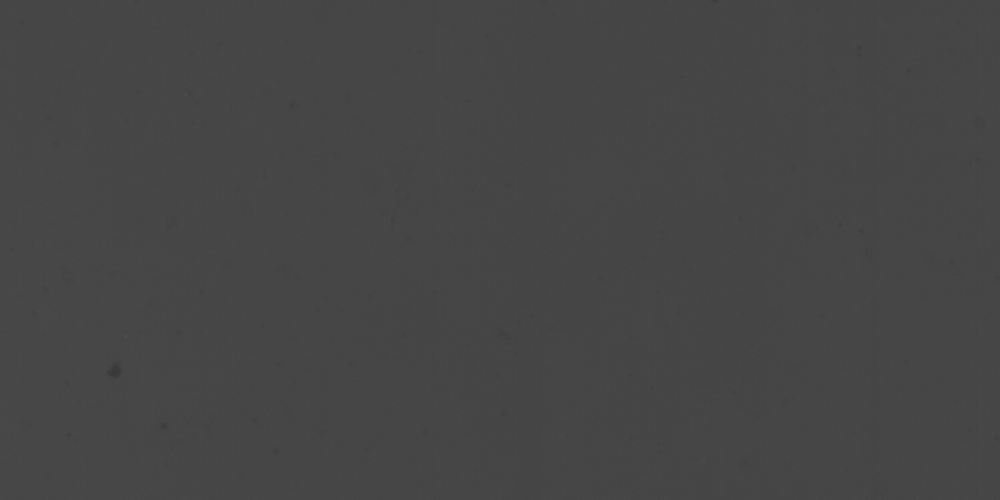
#> input picture Image/multi_thresh_0.tif, 3000 x 1500 px (shown at 1/3 size)
$ python -i test.py   (imports and definitions only)
#> lines starting #> are read from the running program, lines starting #| are printed output that depends on the picture; after the words box and inside, x2 and y2 are one past the last pixel; in counts of white or black regions, pixels touching at a corner belong together
### logger.py
"""
Function Name: logger.py
*
Description: Create a logger which can fully replace Python built-in function "print"
             See logging.setLoggerClass to design a customized logger
*
Argument: None
*
Parameters: None
*
Return: None
*
Edited by: [2020-10-22] [Bill Gao]
"""
import logging
import sys
import os
import csv
import traceback
import inspect

class LevelFilter(logging.Filter):
    def __init__(self, filter_name, default_level, except_level):
        """
        Function Name: __init__
        *
        Description: If Handler.addFilter is set, every raised log whose level is higher than Handler.setlevel
                     will be passed through filter.
        *
        Argument: None
        *
        Parameters:
                    default_level [int] -> should be Handler.setlevel
                    except_level  [int] -> this level should be higher than Handler.setlevel
                                           and would be ignore by LevelFilter
        *
        Return: None
        *
        Edited by: [2020-10-22] [Bill Gao]
        """
        super().__init__(filter_name)
        self.default_level = default_level
        self.except_level = except_level

    # [24 lines left out: function filter, not called in this run]

class Log:
    def __init__(self, name:str, stream_level="DEBUG", record_level="ERROR", record_path=""):
        """
        Function Name: __init__
        *
        Description: Log is created to replace the built-in function print in Python. Not only
                     it provides very useful information including when does the log happen,
                     happening in which file, or even happening in while subroutine in the file.
                     Also, it provides a extremely practical level system listed in below and
                     are weighted from left to right.
                                    [DEBUG, INFO, WARNING, ERROR, CRITICAL]
                     You can control which log to print and record by setting the stream_level
                     and the record_level.
        *
        Argument: None
        *
        Parameters:
                    name [str] -> name of the logger
                    stream_level [str] -> should be one of [DEBUG, INFO, WARNING, ERROR, CRITICAL]
                    record_level [str] -> should be one of [DEBUG, INFO, WARNING, ERROR, CRITICAL]
                    record_path [str] -> record path. Ex: "setting/log.csv"
        *
        Return: None
        *
        Edited by: [2020-10-23] [Bill Gao]
        """
        # verify type of name
        assert name != str, "name should be str!"

        # setting
        self.__logger = logging.Logger(str(name), level=logging.DEBUG)
        self.__stream_default_level = self.__levelCheck(stream_level)
        self.__record_only_level = 60
        self.__record_default_level = self.__levelCheck(record_level)
        self.__stream_only_level = 70
        self.__record_path_set = bool(record_path)


        # stream console setting
        stream_filter = LevelFilter(filter_name = "stream",
                                   default_level=self.__stream_default_level,
                                   except_level =self.__record_only_level)
        stream__formatter = logging.Formatter("\n[%(asctime)s], [%(filename)s], [%(error_file)s.%(error_func)s], [%(level_name)s], \n%(message)s",
                                       datefmt="%Y-%m-%d %H:%M:%S")
        stream_console = logging.StreamHandler()
        stream_console.addFilter(stream_filter)
        stream_console.setFormatter(stream__formatter)
        self.__logger.addHandler(stream_console)

        # record console setting
        if self.__record_path_set:
            self.__csvCreater(record_path)
            record_filter = LevelFilter(filter_name = "record",
                                    default_level=self.__record_default_level,
                                    except_level =self.__stream_only_level)
            record_formatter = logging.Formatter("[%(asctime)s], [%(filename)s], [%(error_file)s.%(error_func)s], [%(level_name)s], %(message)s",
                                        datefmt="%Y-%m-%d %H:%M:%S")
            record_console = logging.FileHandler(record_path)
            record_console.addFilter(record_filter)
            record_console.setFormatter(record_formatter)
            self.__logger.addHandler(record_console)


    # [22 lines left out: function __csvCreater, not called in this run]

    def __levelCheck(self, level):
        """
        Function Name: __levelCheck
        *
        Description: check whether input level fits the format and convert
                     its cooresponding integer
                     [DEBUG,INFO,WARNING,ERROR,CRITICAL] -> [10,20,30,40,50]
        *
        Argument: None
        *
        Parameters:
                    level [str] -> level of input log
        *
        Return:
                [int] -> level of input log
        *
        Edited by: [2020-10-23] [Bill Gao]
        """
#> further down, picture is the input picture: shape (1500, 3000); min 53, max 83, mean 70.2
        # verify the content of level
        if level.upper() == "DEBUG":
            output = logging.DEBUG
        elif level.upper() == "INFO":
            output = logging.INFO
        elif level.upper() == "WARNING":
            output = logging.WARNING
        elif level.upper() == "ERROR":
            output = logging.ERROR
        elif level.upper() == "CRITICAL":
            output = logging.CRITICAL
        else:
            raise ValueError(
                "loglevel should be one of DEBUG, INFO, WARNING, ERROR, CRITICAL.")
        return output

    # [60 lines left out: function show, not called in this run]

### test.py
import cv2
import numpy as np
import os
import tools
import time
from logger import Log

def otsu(input_image):
    """
        follow the formula from https://docs.opencv.org/3.4/d7/d4d/tutorial_py_thresholding.html
    """
    blur = cv2.GaussianBlur(input_image,(5,5),0)
    # find normalized_histogram, and its cumulative distribution function
    hist = cv2.calcHist([blur],[0],None,[256],[0,256])
#> hist = 256 values, max 2193442 at index 70, min 0 at index 0, mean 17578.1
    hist_norm = hist.ravel()/hist.sum()
#> hist_norm = 256 values, max 0.487 at index 70, min 0 at index 0, mean 0.00391

    # cumulative distribution function (CDF)
    Q = hist_norm.cumsum()
#> Q = 256 values from 0 to 1

    bins = np.arange(256)
    fn_min = np.inf
    thresh = -1
    for i in range(256):
        # probabilities
        p1, p2 = np.hsplit(hist_norm,[i])
        q1, q2 = Q[i],Q[255]-Q[i] # cum sum of classes

        # make sure it would not divide by zero
        if q1 < 1.e-6 or q2 < 1.e-6:
            continue

        # weights
        i1, i2 = np.hsplit(bins,[i])

        # finding means and variances
        mu1, mu2 = np.sum(p1*i1)/q1, np.sum(p2*i2)/q2
        var1, var2 = np.sum(((i1-mu1)**2)*p1)/q1, np.sum(((i2-mu2)**2)*p2)/q2

        # calculates the minimization function
        fn_tmp = var1*q1 + var2*q2
        if fn_tmp < fn_min:
            fn_min = fn_tmp
            thresh = i
#> this loop made 256 passes
#> (q1, mu1, mu2, var1, var2, fn_tmp, fn_min) on passes 58, 62: (1.49e-05, 0, 70.17, 0, 0.72, 0.72, 0.72), (0.000185, 47.97, 70.18, 96.06, 0.7, 0.718, 0.718)
#> q1 on passes 1, 18, 19, 20, 21, 22: 0, 0, 0, 0, 0, 0
#> after the loop, fn_min = 0.718; thresh = 61

    # find otsu's threshold value with Opencv2 function
    ret, otsu = cv2.threshold(blur,0,255,cv2.THRESH_BINARY+cv2.THRESH_OTSU)
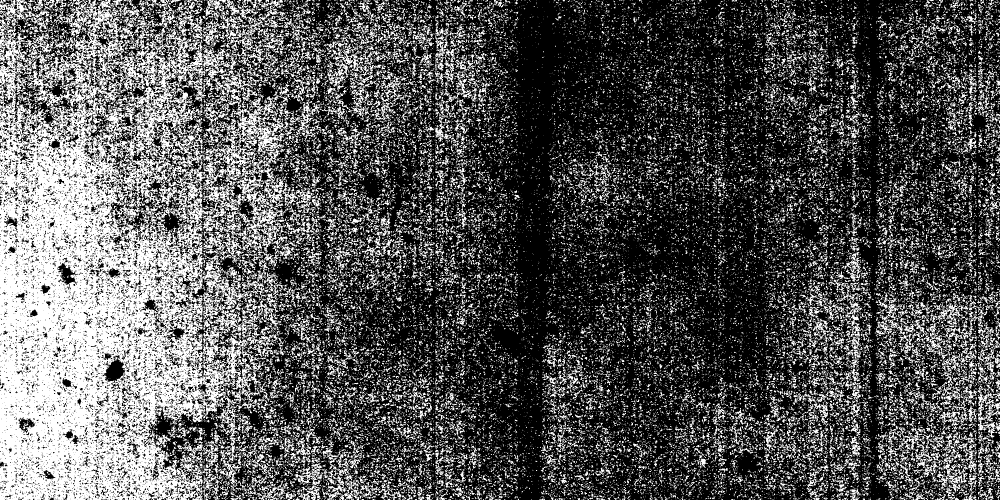
#> otsu: shape (1500, 3000) (shown at 1/3 size); 33.2% white; 38791 white regions (31232 under 20 px), largest, box (x1, y1, x2, y2) and area: (0, 0, 943, 1500) 716252, (609, 1187, 740, 1500) 7218, (609, 0, 748, 135) 5138
#> ret = 70
    # print( "manual otsu: {}, opencv otsu: {}".format(thresh,ret) )

    return thresh

# [58 lines left out: function otsu_revised, not called in this run]

logger = Log("Main", "info")
# [13 lines not run here, left out]

# [12 lines of commented-out code are left out]

>>> import cv2
>>> picture = cv2.imread('Image/multi_thresh_0.tif', cv2.IMREAD_GRAYSCALE)
>>> result = otsu(picture)
#> result = 61

$ run again, on Image/multi_thresh_4.tif
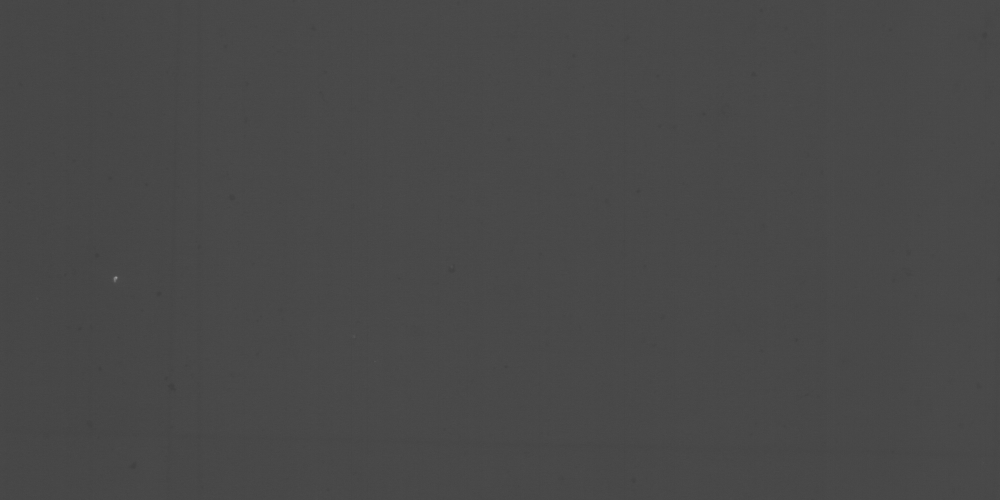
#> input picture Image/multi_thresh_4.tif, 3000 x 1500 px (shown at 1/3 size)
#> picture is the input picture: shape (1500, 3000); min 59, max 164, mean 72.5
#> hist = 256 values, max 1828018 at index 73, min 0 at index 0, mean 17578.1
#> hist_norm = 256 values, max 0.406 at index 73, min 0 at index 0, mean 0.00391
#> Q = 256 values from 0 to 1
#> the loop in otsu, `for i in range(256):` made 256 passes
#> (q1, q2, mu1, mu2, var1, var2, fn_tmp, fn_min) on passes 65, 78, 79, 80, 81, 82, 84, 85: (1.62e-05, 1, 0, 72.48, 0, 1.17, 1.17, 1.17), (1, 8.24e-05, 72.48, 110.4, 1.1, 827.3, 1.16, 1.16), (1, 7.1e-05, 72.48, 110.9, 1.1, 728.9, 1.15, 1.15), (1, 6.35e-05, 72.48, 110.2, 1.1, 603.4, 1.13, 1.13), (1, 5.77e-05, 72.48, 110.9, 1.1, 551.6, 1.13, 1.13), (1, 5.37e-05, 72.48, 110.5, 1.1, 483.7, 1.12, 1.12), (1, 4.55e-05, 72.48, 114.2, 1.1, 447.1, 1.12, 1.12), (1, 4.3e-05, 72.48, 114.7, 1.1, 408.4, 1.12, 1.12)
#> after the loop in otsu, `for i in range(256):`: fn_min = 1.11; thresh = 96
#> in otsu, `ret, otsu = cv2.threshold(blur,0,255,cv2.THRESH_BINARY+cv2.THRESH_OTSU)`:
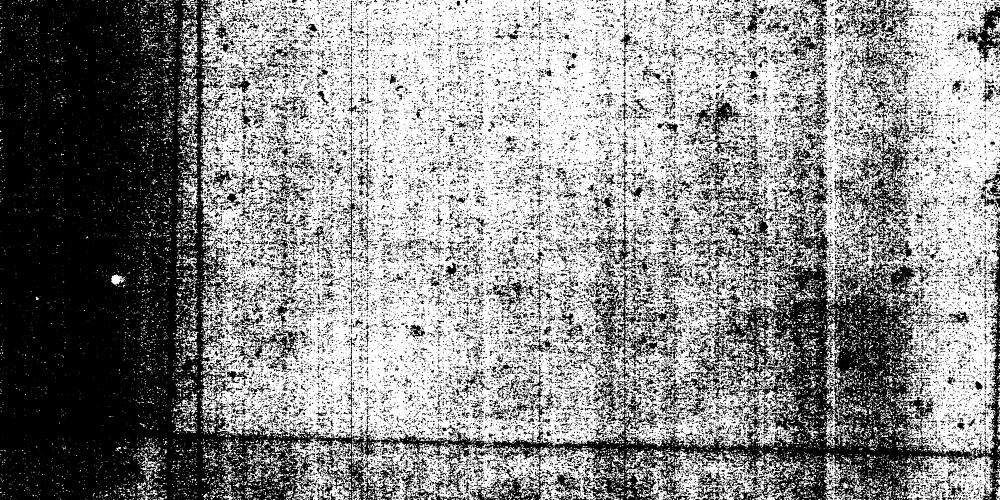
#> otsu: shape (1500, 3000) (shown at 1/3 size); 54.6% white; 31446 black regions (25214 under 20 px), largest, box (x1, y1, x2, y2) and area: (0, 0, 3000, 1500) 1276773, (2502, 368, 2740, 790) 26357, (1764, 817, 2049, 1095) 16389
#> ret = 72
#> result = 96

$ run again, on Image/multi_thresh_6.tif
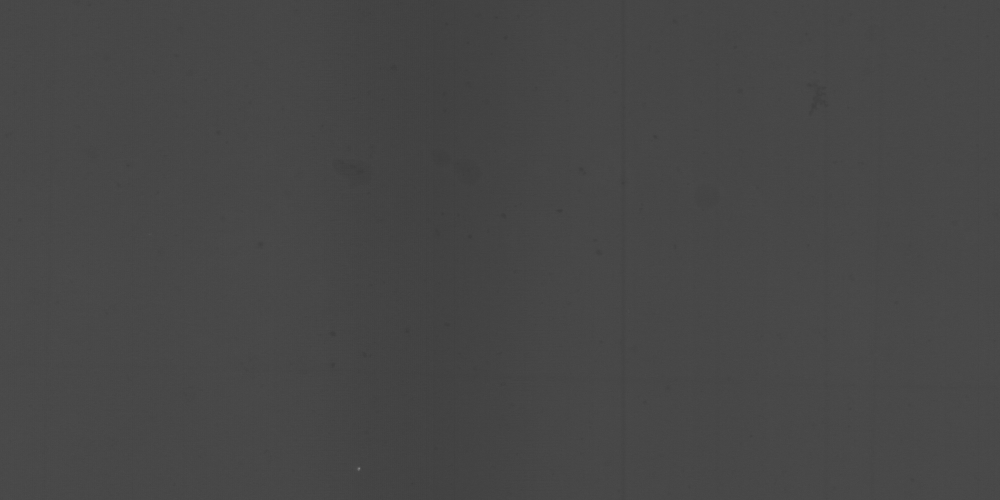
#> input picture Image/multi_thresh_6.tif, 3000 x 1500 px (shown at 1/3 size)
#> picture is the input picture: shape (1500, 3000); min 54, max 147, mean 70.8
#> hist = 256 values, max 1260448 at index 72, min 0 at index 0, mean 17578.1
#> hist_norm = 256 values, max 0.28 at index 72, min 0 at index 0, mean 0.00391
#> Q = 256 values from 0 to 1
#> the loop in otsu, `for i in range(256):` made 256 passes
#> (q1, q2, mu1, mu2, var1, var2, fn_tmp, fn_min) on passes 61, 78, 79, 80, 81, 82, 83, 86: (4.22e-06, 1, 6.21, 70.83, 293.3, 4.14, 4.14, 4.14), (1, 2.66e-05, 70.82, 107.9, 4.12, 537.5, 4.14, 4.14), (1, 2.44e-05, 70.83, 104.3, 4.12, 332.6, 4.13, 4.13), (1, 2.29e-05, 70.83, 103.8, 4.12, 279.3, 4.13, 4.13), (1, 2.13e-05, 70.83, 105.6, 4.12, 282.6, 4.13, 4.13), (1, 2.04e-05, 70.83, 104.1, 4.12, 226.2, 4.13, 4.13), (1, 2e-05, 70.83, 102.7, 4.12, 195.7, 4.13, 4.13), (1, 1.67e-05, 70.83, 107.3, 4.12, 189.4, 4.13, 4.13)
#> after the loop in otsu, `for i in range(256):`: fn_min = 4.12; thresh = 90
#> in otsu, `ret, otsu = cv2.threshold(blur,0,255,cv2.THRESH_BINARY+cv2.THRESH_OTSU)`:
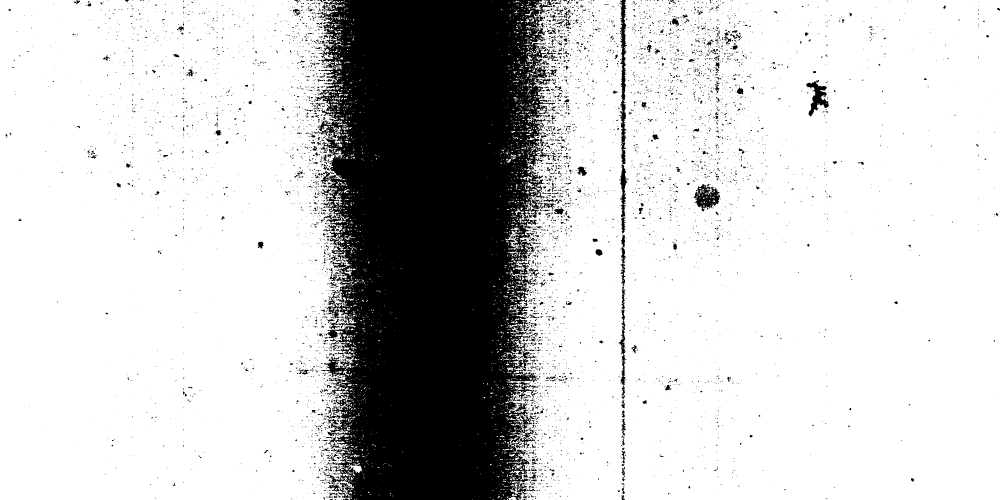
#> otsu: shape (1500, 3000) (shown at 1/3 size); 79.3% white; 7042 black regions (6345 under 20 px), largest, box (x1, y1, x2, y2) and area: (945, 0, 1665, 1500) 848880, (1856, 0, 1882, 651) 6799, (2081, 552, 2160, 634) 3391
#> ret = 69
#> result = 90
